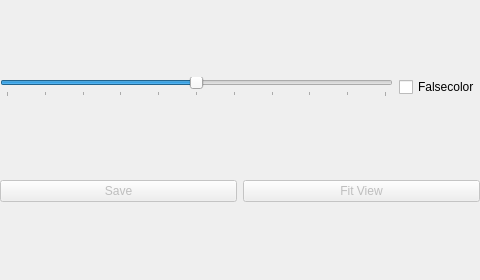
<?xml version="1.0" encoding="UTF-8"?>
<ui version="4.0">
 <class>uiSphericalView</class>
 <widget class="QWidget" name="uiSphericalView">
  <property name="enabled">
   <bool>true</bool>
  </property>
  <property name="geometry">
   <rect>
    <x>0</x>
    <y>0</y>
    <width>480</width>
    <height>280</height>
   </rect>
  </property>
  <property name="minimumSize">
   <size>
    <width>480</width>
    <height>280</height>
   </size>
  </property>
  <property name="windowTitle">
   <string>Tool Plots</string>
  </property>
  <layout class="QVBoxLayout" name="verticalLayout">
   <property name="sizeConstraint">
    <enum>QLayout::SetMinimumSize</enum>
   </property>
   <property name="leftMargin">
    <number>0</number>
   </property>
   <property name="topMargin">
    <number>0</number>
   </property>
   <property name="rightMargin">
    <number>0</number>
   </property>
   <property name="bottomMargin">
    <number>0</number>
   </property>
   <item>
    <layout class="QVBoxLayout" name="hdrImage"/>
   </item>
   <item>
    <layout class="QHBoxLayout" name="horizontalLayout">
     <item>
      <widget class="QSlider" name="exposureSlider">
       <property name="toolTip">
        <string>exposure</string>
       </property>
       <property name="minimum">
        <number>-500</number>
       </property>
       <property name="maximum">
        <number>500</number>
       </property>
       <property name="orientation">
        <enum>Qt::Horizontal</enum>
       </property>
       <property name="tickPosition">
        <enum>QSlider::TicksBelow</enum>
       </property>
       <property name="tickInterval">
        <number>100</number>
       </property>
      </widget>
     </item>
     <item>
      <widget class="QCheckBox" name="falsecolorCb">
       <property name="text">
        <string>Falsecolor</string>
       </property>
      </widget>
     </item>
    </layout>
   </item>
   <item>
    <layout class="QHBoxLayout" name="horizontalLayout_2">
     <item>
      <widget class="QPushButton" name="btnSave">
       <property name="enabled">
        <bool>false</bool>
       </property>
       <property name="text">
        <string>Save</string>
       </property>
      </widget>
     </item>
     <item>
      <widget class="QPushButton" name="btnReset">
       <property name="enabled">
        <bool>false</bool>
       </property>
       <property name="text">
        <string>Fit View</string>
       </property>
      </widget>
     </item>
    </layout>
   </item>
  </layout>
 </widget>
 <resources/>
 <connections/>
</ui>
